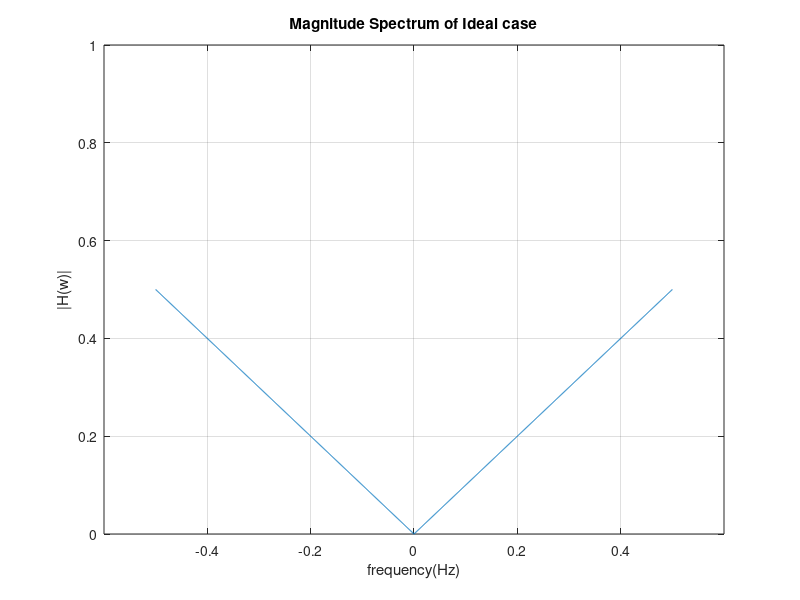
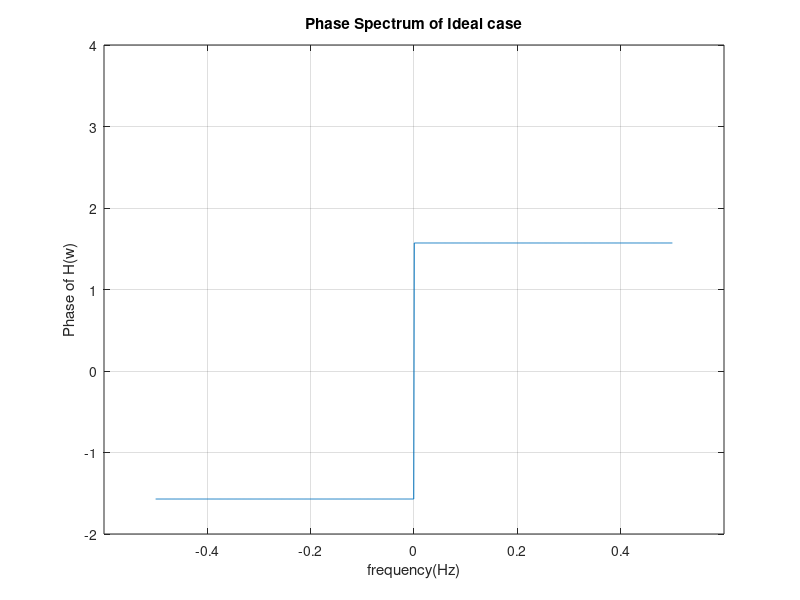
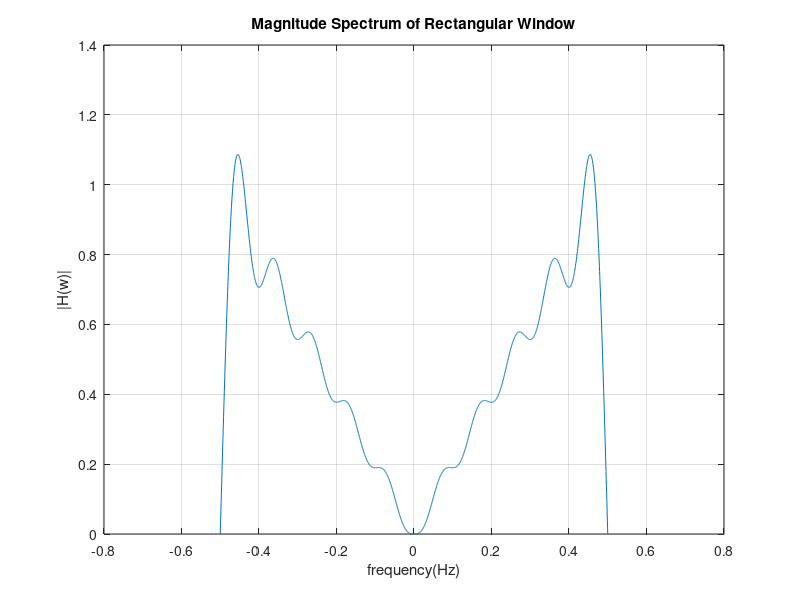
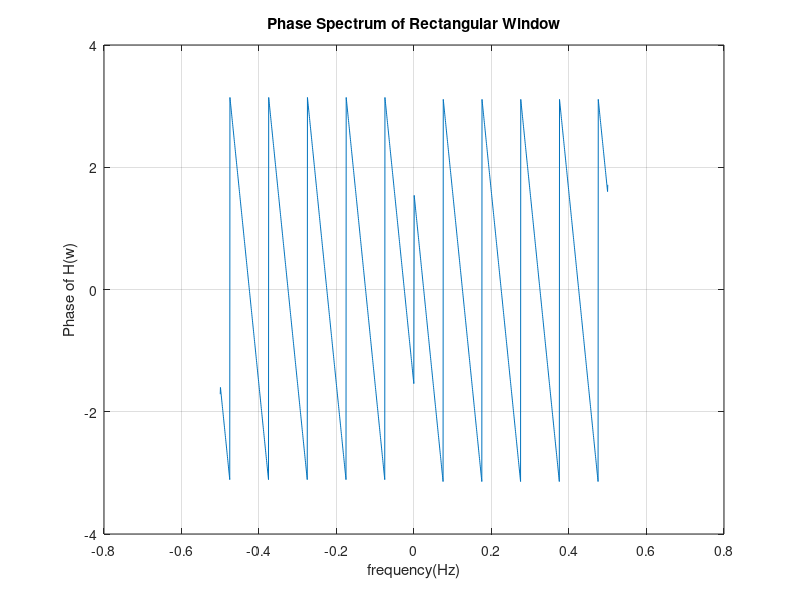

Write MATLAB code to recreate these figures, in order.
clear;close all;clc;

% Task 4 specifications
fs=1;
ws=2*pi;
L=20;
ts=1/fs;
n1=-L/2:-1;
n2=1:L/2;
fileID = fopen('task41_1.txt','w');
fileID2 = fopen('task41_2.txt','w');
%%%-------------------------------Starting the Differentiator---------
for i = 1:size(n1,2)  % Taking analysis for first half

 hdif1(i) = cos(n1(i).*pi)./(n1(i).*pi); % Deifining  the rectangular window
 hamming_winfor1(i) = 0.54+0.46*cos(2*pi.*n1(i)/L);% Defining the hamming window
 hNeg = hdif1.*hamming_winfor1;
 fprintf(fileID,'The coefficent of h(%d)*W(%d) for Negetive half for Hamming = %f \n',(i-1),(i-1),hNeg(i));
 fprintf(fileID2,'The coefficent of h(%d)*W(%d) for Negetive half for Rectangular = %f \n',(i-1),(i-1),hdif1(i));

 

end

for i = 1:size(n2,2) % taking analysis for second half

 hdif2(i) = cos(n2(i).*pi)./(n2(i).*pi); % Taking the rectangular window for second half 
 hamming_winfor2(i) = 0.54+0.46*cos(2*pi.*n2(i)/L);% Tanking hamming window for the second half 
 hPos = hdif2.*hamming_winfor2;
 fprintf(fileID,'The coefficent of h(%d)*W(%d) for Positive half for Hamming   = %f \n',(i-1),(i-1),hPos(i));
 fprintf(fileID2,'The coefficent of h(%d)*W(%d) for Positive half for Rectangular = %f \n',(i-1),(i-1),hdif2(i));
end
fclose(fileID); fclose(fileID2);
% Plot of the spectrum for the digital differentiator

for i=1:2001

 w(i)=pi*fs*(i-1001)/1000; % Transforming into frequecy domain 
 z=exp(1i*w(i)*ts);  % Convert to discretized frequency respose
 h_i(i)=1i*w(i)./ws ; % Taking Ideal Filter for the calculation 
 hf(i)=z.^(-1*L/2).*(sum(hdif1.*z.^(-n1))+sum(hdif2.*z.^(-n2))); % Dealying the response for the frequecy calculation
 hm(i)=z.^(-1*L/2).*(sum(hdif1.*hamming_winfor1.*z.^(-n1))+sum(hdif2.*hamming_winfor2.*z.^(-n2))); % For Hamming window
end

figure;

%%% plot for Ideal window%%%%%%%%%%%%%%%%%%%%%%%%%

plot(w/(2*pi),abs(h_i));
axis([-0.6 0.6 0 1]);
xlabel('frequency(Hz)');
ylabel('|H(w)|');
title('Magnitude Spectrum of Ideal case');
grid on;
figure;

plot(w/(2*pi),angle(h_i));
axis([-0.6 0.6 -2 4]);
xlabel('frequency(Hz)');
ylabel('Phase of H(w)');
title('Phase Spectrum of Ideal case');
grid on;
figure;
%%% Plot for Rectangular Window
plot(w/(2*pi),abs(hf));
xlabel('frequency(Hz)');
ylabel('|H(w)|');
title('Magnitude Spectrum of Rectangular Window');
grid on;
figure;

plot(w/(2*pi),angle(hf));
xlabel('frequency(Hz)');
ylabel('Phase of H(w)');
title('Phase Spectrum of Rectangular Window');
grid on;
figure;

%%% Plot for Hamming Window
plot(w/(2*pi),abs(hm));
xlabel('frequency(Hz)');
ylabel('|H(w)|');
title('Magnitude Spectrum of Hamming Window');
grid on;
figure;
plot(w/(2*pi),angle(hm));
xlabel('frequency(Hz)');
ylabel('Phase of H(w)');
title('Phase Spectrum of Hamming Window');
grid on;